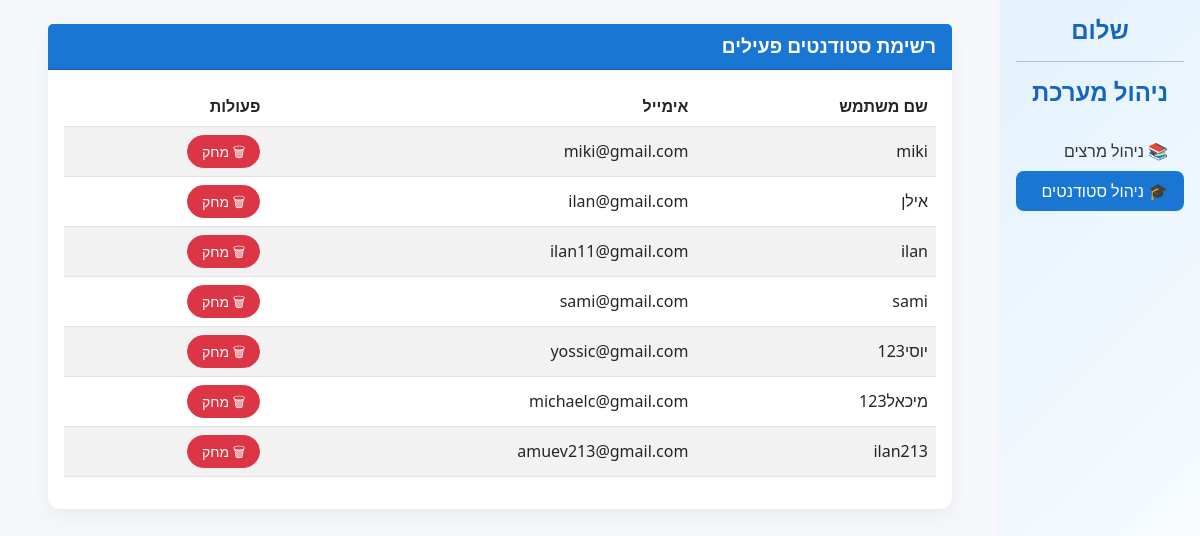
Page /admin_page_students_section/ on the earlier database version.
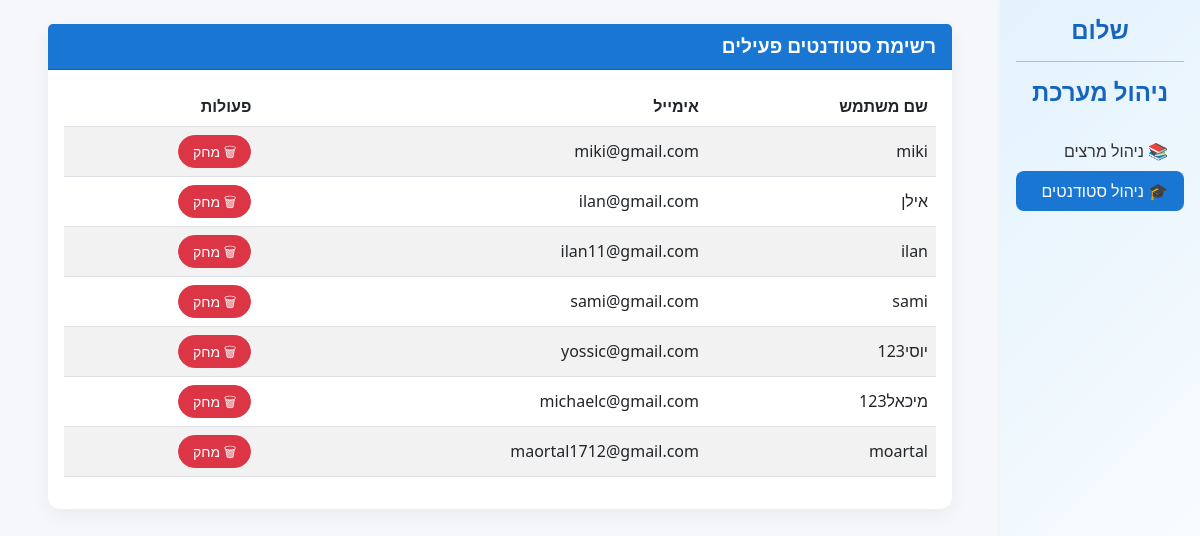
Same page on the later database version.
### App_SetUp/models.py (models this page shows)
class User(AbstractUser):
    is_admin = models.BooleanField('Is admin', default=False)
    is_student = models.BooleanField('Is student', default=False)
    is_lecturer = models.BooleanField('Is lecturer', default=False)

### App_SetUp/views.py (the view)
# urls.py: path('admin_page_students_section/', views.manage_students, name='manage_students'),
def manage_students(request):
    active_students = User.objects.filter(is_student=True, is_active=True)
    context = {
        "active_students": active_students
    }
    return render(request, "AdminPages/admin_page_students_section.html", context)

### App_SetUp/templates/AdminPages/admin_page_students_section.html (shortened to what this page needs)
<!DOCTYPE html>
<html lang="he" dir="rtl">
<head>
  <link href="https://cdn.jsdelivr.net/npm/bootstrap@5.3.0/dist/css/bootstrap.rtl.min.css" rel="stylesheet">
</head>
<body>
<div class="container-fluid">
  <div class="row">
    <nav class="col-md-2 d-none d-md-block sidebar p-3">
      <div class="text-center">
        <h4>שלום {{ request.user.username }}</h4>
        <hr>
        <h4>ניהול מערכת</h4>
      </div>
      <ul class="nav flex-column mt-4">
        <li class="nav-item"><a class="nav-link" href="{% url 'manage_lecturers' %}">📚 ניהול מרצים</a></li>
        <li class="nav-item"><a class="nav-link active" href="{% url 'manage_students' %}">🎓 ניהול סטודנטים</a></li>
      </ul>
    </nav>
    <main class="col-md-10 ms-sm-auto px-md-5 py-4">
      <div class="card">
        <div class="card-header">רשימת סטודנטים פעילים</div>
        <div class="card-body">
          <table class="table table-striped align-middle">
            <thead>
              <tr>
                <th>שם משתמש</th>
                <th>אימייל</th>
                <th>פעולות</th>
              </tr>
            </thead>
            <tbody>
              {% for student in active_students %}
              <tr>
                <td>{{ student.username }}</td>
                <td>{{ student.email }}</td>
                <td>
                  <form method="post" action="{% url 'delete_student' %}" onsubmit="return confirmDeletion()" class="d-inline">
                    <button type="submit" class="btn btn-danger btn-sm">🗑 מחק</button>
                  </form>
                </td>
              </tr>
              {% empty %}
              <tr><td colspan="3" class="text-center empty-message">אין סטודנטים רשומים במערכת.</td></tr>
              {% endfor %}
            </tbody>
          </table>
        </div>
      </div>
    </main>
  </div>
</div>
</body>
</html>

Differences in the rows shown:
removed User: username "ilan213", email "amuev213@gmail.com"
added User: username "moartal", email "maortal1712@gmail.com"
